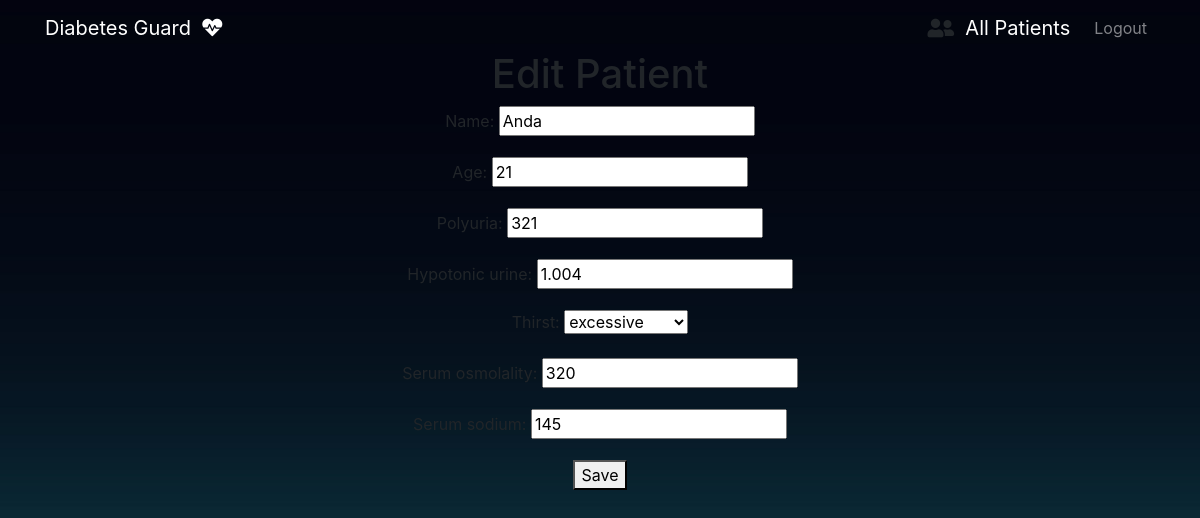
Screenshot of /edit_patient/12 (signed in) with the database file from the repository.
### todo/models.py (models this page shows, shortened)
class Data(models.Model):
  name=models.CharField(max_length=50, null=True)
  age=models.PositiveIntegerField(validators=[MinValueValidator(1),MaxValueValidator(140)],null=True)
  polyuria=models.PositiveIntegerField(validators=[MaxValueValidator(1000)],null=True)
  hypotonic_urine=models.FloatField(validators=[MaxValueValidator(5)],null=True)
  thirst=models.PositiveIntegerField(choices=thirst_choices, null=True)
  serum_osmolality=models.PositiveIntegerField(validators=[MaxValueValidator(500)],null=True)
  serum_sodium=models.PositiveIntegerField(validators=[MaxValueValidator(500)],null=True)
  diagnosis=models.CharField(max_length=30, blank=True)
  date=models.DateTimeField(auto_now_add=True)
  class Meta:
    ordering=['-date']

### todo/views.py (the view)
# urls.py: path('edit_patient/<int:pk>', edit_patient, name='edit_patient'),
@login_required
def edit_patient(request, pk):
    patient = get_object_or_404(Data, pk=pk)
    if request.method == 'POST':
        form = DataForm(request.POST, instance=patient)
        if form.is_valid():
            form.save()
            return redirect('dashboard-predictions')
    else:
        form = DataForm(instance=patient)
    return render(request, 'dashboard/edit_patient.html', {'form': form})

### todo/forms.py
class DataForm(forms.ModelForm):
  class Meta:
    model = Data
    fields = ['name','age','polyuria','hypotonic_urine','thirst','serum_osmolality','serum_sodium']

### templates/dashboard/edit_patient.html (shortened to what this page needs)
{% extends 'partials/base.html' %}
{% block content %}
  <h1>Edit Patient</h1>
  <form method="post">
    {{ form.as_p }}
    <button type="submit">Save</button>
  </form>
{% endblock %}

### rows the page displays
Data: name "Anda", age "21", polyuria "321", hypotonic_urine "1.004", thirst "excessive", serum_osmolality "320", serum_sodium "145"
